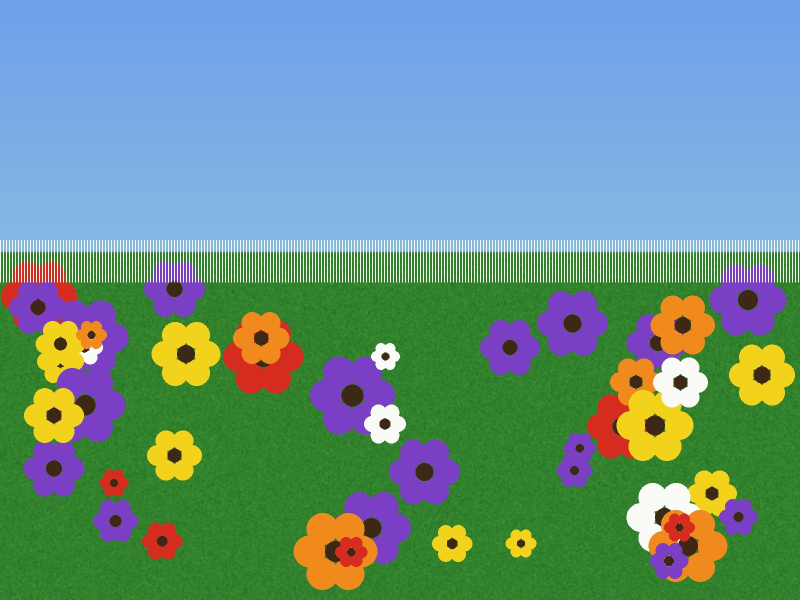
#> input picture test/assets/garden.jpg, 1600 x 1200 px (shown at 1/2 size)
$ python make_photos.py out.png
#> lines starting #> are read from the running program, lines starting #| are printed output that depends on the picture
#!/usr/bin/env python3
"""Gather the photos the recognizer is tried on into one directory. Usage: python3 -I ci/engines/make_photos.py <out dir>

The recognizer checks' photos (test/rec/photos), the app's test photos (test/assets/*.jpg, renamed asset-*), and three made here:
  big12mp.jpg      4000 x 3000, a phone camera's full size, to see what the page does with 12 million pixels
  wide.png         1600 x 400, a long thin picture
  info-exif6.jpg   a JPEG whose EXIF says "turn 90 degrees": browsers turn it, Pillow (and so expect.json) does not,
                   so its answer is recorded but not judged
"""
import pathlib, shutil, sys
from PIL import Image

root = pathlib.Path(__file__).resolve().parents[2]
out = pathlib.Path(sys.argv[1]); out.mkdir(parents=True, exist_ok=True)
for f in sorted((root / "test" / "rec" / "photos").iterdir()):
    if f.suffix.lower() in (".png", ".jpg", ".jpeg"):
        shutil.copyfile(f, out / f.name)
for f in sorted((root / "test" / "assets").glob("*.jpg")):
    shutil.copyfile(f, out / ("asset-" + f.name))
g = Image.open(root / "test" / "assets" / "garden.jpg").convert("RGB")
#> g is the input picture: PIL image 1600x1200 RGB; mean R, G, B 106.9, 147.1, 137.7
g.resize((4000, 3000), Image.BICUBIC).save(out / "big12mp.jpg", quality=85)
w = g.resize((1600, int(1600 * g.height / g.width)), Image.BICUBIC)
w.crop((0, (w.height - 400) // 2, 1600, (w.height - 400) // 2 + 400)).save(out / "wide.png")
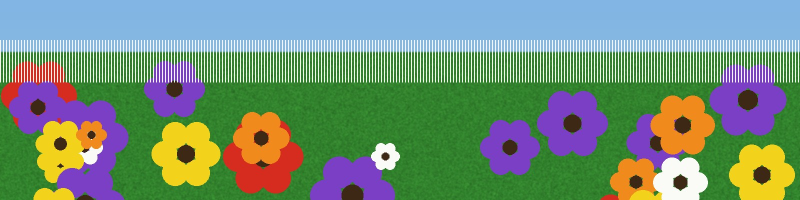
#> saved as wide.png: PIL image 1600x400 RGB (shown at 1/2 size); mean R, G, B 116.4, 144.6, 121.4
p = Image.open(root / "test" / "assets" / "portrait.jpg").convert("RGB")
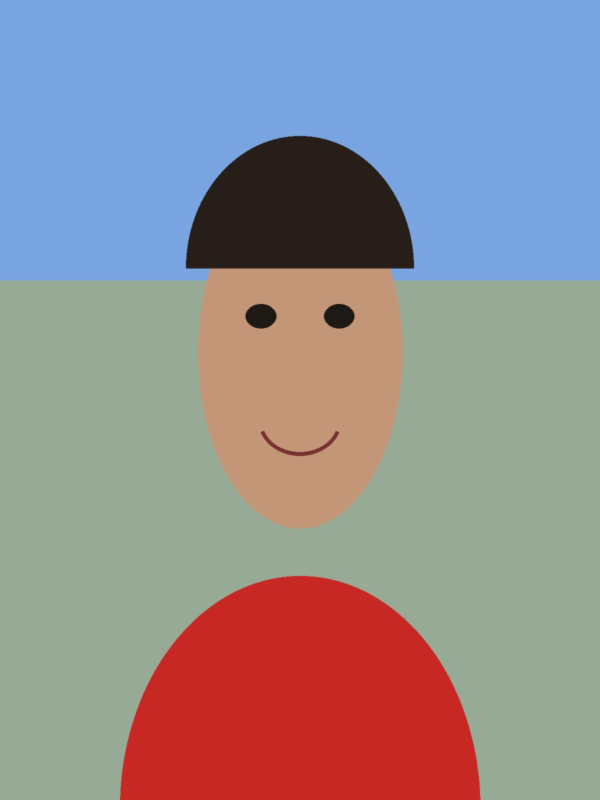
#> input picture test/assets/portrait.jpg, 1200 x 1600 px (shown at 1/2 size)
#> p is the input picture: PIL image 1200x1600 RGB; mean R, G, B 146.2, 142.1, 148
ex = Image.Exif(); ex[0x0112] = 6
p.save(out / "info-exif6.jpg", quality=90, exif=ex.tobytes())
for f in sorted(out.iterdir()):
    print(f.name, f.stat().st_size)
